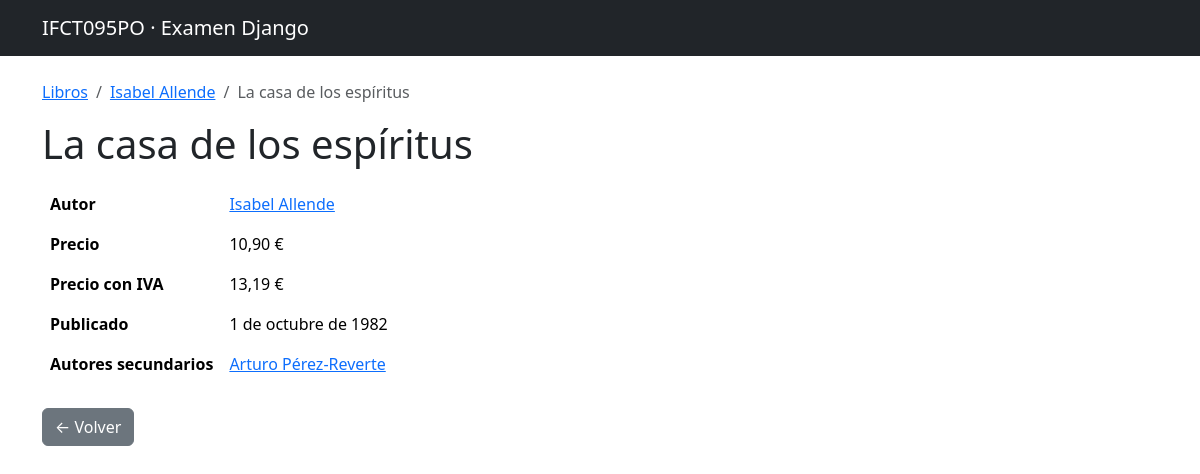
Screenshot of /libro/13/ with the database file from the repository.
### biblioteca/models.py (models this page shows, shortened)
class Libro(models.Model):
    titulo = models.CharField(max_length=300)
    autor = models.ForeignKey(Autor, on_delete=models.SET_NULL, null=True, blank=True)
    precio = models.DecimalField(max_digits=8, decimal_places=2)
    publicado = models.DateField(null=True, blank=True)
    autores_secundarios = models.ManyToManyField(
        Autor, related_name='libros_secundarios', blank=True
    )
    def precio_con_iva(self):
        return (self.precio * Decimal('1.21')).quantize(
            Decimal('0.01'), rounding=ROUND_HALF_UP
        )

class Autor(models.Model):
    nombre = models.CharField(max_length=150)
    email = models.EmailField(max_length=150, unique=True)
    activo = models.BooleanField(default=True)
    def __str__(self):
        return self.nombre

### biblioteca/views.py (the view)
# urls.py: path('libro/<int:libro_id>/', views.detalle_libro, name='detalle-libro'),
def detalle_libro(request, libro_id):
    libro = get_object_or_404(Libro.objects.select_related('autor').prefetch_related('autores_secundarios'), pk=libro_id)
    return render(request, 'biblioteca/detalle_libro.html', {'libro': libro})

### biblioteca/templates/biblioteca/detalle_libro.html (shortened to what this page needs)
{% extends "base.html" %}
{% block content %}
<nav aria-label="breadcrumb" class="mb-3">
  <ol class="breadcrumb">
    <li class="breadcrumb-item"><a href="{% url 'biblioteca:lista-libros' %}">Libros</a></li>
    {% if libro.autor %}
    <li class="breadcrumb-item">
      <a href="{% url 'biblioteca:libros-por-autor' libro.autor.pk %}">{{ libro.autor }}</a>
    </li>
    {% endif %}
    <li class="breadcrumb-item active">{{ libro.titulo }}</li>
  </ol>
</nav>
<h1>{{ libro.titulo }}</h1>
<table class="table table-borderless w-auto mt-3">
  <tr>
    <th class="pe-4">Autor</th>
    <td>
      {% if libro.autor %}
        <a href="{% url 'biblioteca:libros-por-autor' libro.autor.pk %}">{{ libro.autor }}</a>
      {% else %}
        <span class="text-muted">—</span>
      {% endif %}
    </td>
  </tr>
  <tr>
    <th>Precio</th>
    <td>{{ libro.precio }} €</td>
  </tr>
  <tr>
    <th>Precio con IVA</th>
    <td>{{ libro.precio_con_iva }} €</td>
  </tr>
  <tr>
    <th>Publicado</th>
    <td>
      {% if libro.publicado %}
        {{ libro.publicado }}
      {% else %}
        <span class="text-muted">Sin publicar</span>
      {% endif %}
    </td>
  </tr>
  {% if libro.autores_secundarios.all %}
  <tr>
    <th>Autores secundarios</th>
    <td>
      {% for a in libro.autores_secundarios.all %}
        <a href="{% url 'biblioteca:libros-por-autor' a.pk %}">{{ a }}</a>{% if not forloop.last %}, {% endif %}
      {% endfor %}
    </td>
  </tr>
  {% endif %}
</table>
<a href="{% url 'biblioteca:lista-libros' %}" class="btn btn-secondary mt-2">&larr; Volver</a>
{% endblock %}

### rows the page displays
Libro: autor "Isabel Allende", titulo "La casa de los espíritus", precio "10,90", precio_con_iva "13,19", publicado "1 de octubre de 1982"
Autor: nombre "Arturo Pérez-Reverte"
